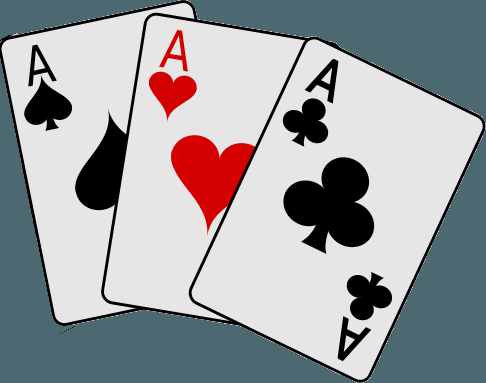
#> input picture iv/image/card.png, 486 x 383 px, found by its file name
$ python test6.py
#> lines starting #> are read from the running program, lines starting #| are printed output that depends on the picture; after the words box and inside, x2 and y2 are one past the last pixel; in counts of white or black regions, pixels touching at a corner belong together
# Wrap Perspective and bird view in OpenCV

import cv2
import numpy as np

path = "Vid-Im/card.png"
img = cv2.imread(path)
#> img is the input picture: shape (383, 486, 3); mean B, G, R 159.9, 157.3, 154.6
width, height = 250, 350

pts1 = np.float32([[310, 38], [483, 123], [190, 293], [362, 378]])
pts2 = np.float32([[0, 0], [width, 0], [0, height], [width, height]])

matrix = cv2.getPerspectiveTransform(pts1, pts2)
img_out = cv2.warpPerspective(img, matrix, (width, height))
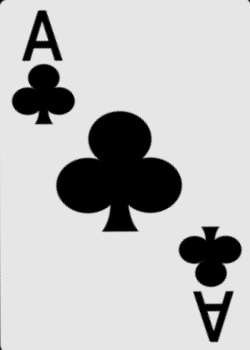
#> img_out: shape (350, 250, 3); mean B, G, R 189.9, 189.9, 189.9

# print(pts1[0][0], pts1[0][1])

for i in range(4):
    cv2.circle(img, (int(pts1[i][0]), int(pts1[i][1])), 5, (255, 0, 0), cv2.FILLED)
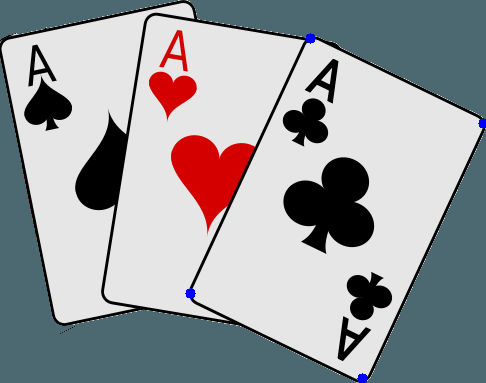
#> img: shape (383, 486, 3); 0.16% of pixels changed, all inside (x1, y1, x2, y2) = (185, 33, 486, 383)

cv2.imshow("Original Image", img)
cv2.imshow("Extracted Image", img_out)

cv2.waitKey(0)
